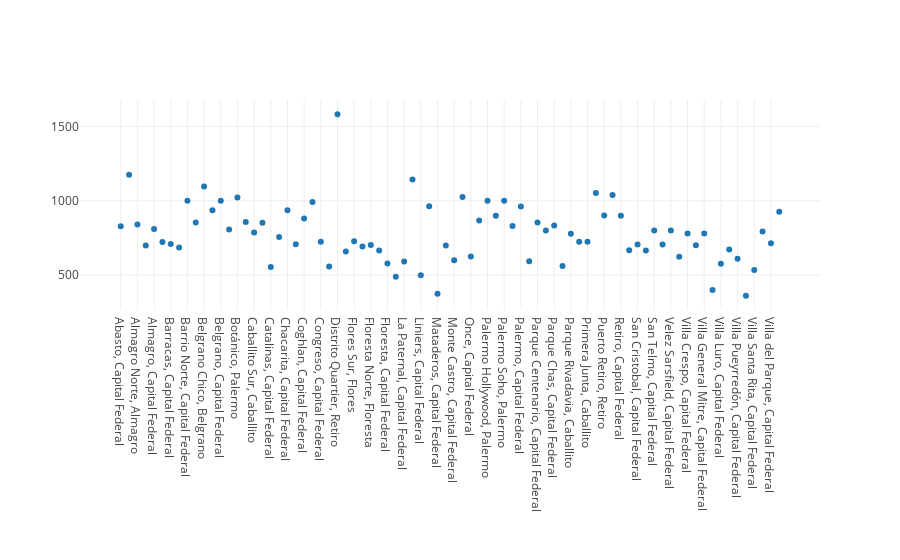

The notebook cell this image was saved under:
### Code cell
tmp_df = df_ars.copy()
tmp_df = tmp_df.groupby("Location", as_index=False).median(numeric_only = True)
fig = go.Figure()
fig.add_trace(go.Scatter(x = tmp_df["Location"], y = tmp_df["Expensas / m2"], mode = "markers"))
fig.update_layout(template = None, margin = {"b":250})

### Figure 1 — Plotly figure (JSON) as saved in the notebook; plotly's stock layout.template omitted (floating-point values rounded to 4 significant figures)
{"data": [{"mode": "markers", "type": "scatter", "x": ["Abasto, Capital Federal", "Agronomía, Capital Federal", "Almagro Norte, Almagro", "Almagro Sur, Almagro", "Almagro, Capital Federal", "Balvanera, Capital Federal", "Barracas, Capital Federal", "Barrio Chino, Belgrano", "Barrio Norte, Capital Federal", "Belgrano C, Belgrano", "Belgrano Chico, Belgrano", "Belgrano R, Belgrano", "Belgrano, Capital Federal", "Boedo, Capital Federal", "Botánico, Palermo", "Caballito Norte, Caballito", "Caballito Sur, Caballito", "Caballito, Capital Federal", "Catalinas, Capital Federal", "Centro / Microcentro, Capital Federal", "Chacarita, Capital Federal", "Cid Campeador, Caballito", "Coghlan, Capital Federal", "Colegiales, Capital Federal", "Congreso, Capital Federal", "Constitución, Capital Federal", "Distrito Quartier, Retiro", "Flores Norte, Flores", "Flores Sur, Flores", "Flores, Capital Federal", "Floresta Norte, Floresta", "Floresta Sur, Floresta", "Floresta, Capital Federal", "La Boca, Capital Federal", "La Paternal, Capital Federal", "Las Cañitas, Palermo", "Liniers, Capital Federal", "Lomas de Núñez, Núñez", "Mataderos, Capital Federal", "Monserrat, Capital Federal", "Monte Castro, Capital Federal", "Núñez, Capital Federal", "Once, Capital Federal", "Palermo Chico, Palermo", "Palermo Hollywood, Palermo", "Palermo Nuevo, Palermo", "Palermo Soho, Palermo", "Palermo Viejo, Palermo", "Palermo, Capital Federal", "Parque Avellaneda, Capital Federal", "Parque Centenario, Capital Federal", "Parque Chacabuco, Capital Federal", "Parque Chas, Capital Federal", "Parque Patricios, Capital Federal", "Parque Rivadavia, Caballito", "Pompeya, Capital Federal", "Primera Junta, Caballito", "Puerto Madero, Capital Federal", "Puerto Retiro, Retiro", "Recoleta, Capital Federal", "Retiro, Capital Federal", "Saavedra, Capital Federal", "San Cristobal, Capital Federal", "San Nicolás, Capital Federal", "San Telmo, Capital Federal", "Tribunales, Capital Federal", "Velez Sarsfield, Capital Federal", "Versalles, Capital Federal", "Villa Crespo, Capital Federal", "Villa Devoto, Capital Federal", "Villa General Mitre, Capital Federal", "Villa Lugano, Capital Federal", "Villa Luro, Capital Federal", "Villa Ortuzar, Capital Federal", "Villa Pueyrredón, Capital Federal", "Villa Real, Capital Federal", "Villa Santa Rita, Capital Federal", "Villa Urquiza, Capital Federal", "Villa del Parque, Capital Federal", "Zona Portuaria, Capital Federal"], "y": [829.5, 1176.0, 841.1, 700, 810.8, 723.2, 709.7, 685.7, 1000, 854.2, 1096.0, 937.5, 1000, 808.0, 1022.0, 857.1, 786.6, 852.4, 555.6, 756.0, 937.5, 707.9, 881.9, 991.5, 725, 558.8, 1583.0, 659.7, 727.3, 693.4, 702.4, 666.7, 578.9, 488.4, 592.1, 1143.0, 500, 964.3, 375, 700, 600, 1026.0, 625, 868.4, 1000, 900, 1000, 831.4, 961.1, 593.8, 854.2, 800, 833.3, 561.0, 779.4, 725, 724.6, 1053.0, 900.9, 1040, 899.2, 668.0, 706.0, 666.7, 800, 705.9, 800.5, 624.1, 780.5, 701.8, 780.8, 400, 576.9, 673.3, 610.3, 361.3, 534.9, 793.1, 714.3, 926.8]}], "layout": {"margin": {"b": 250}}}
